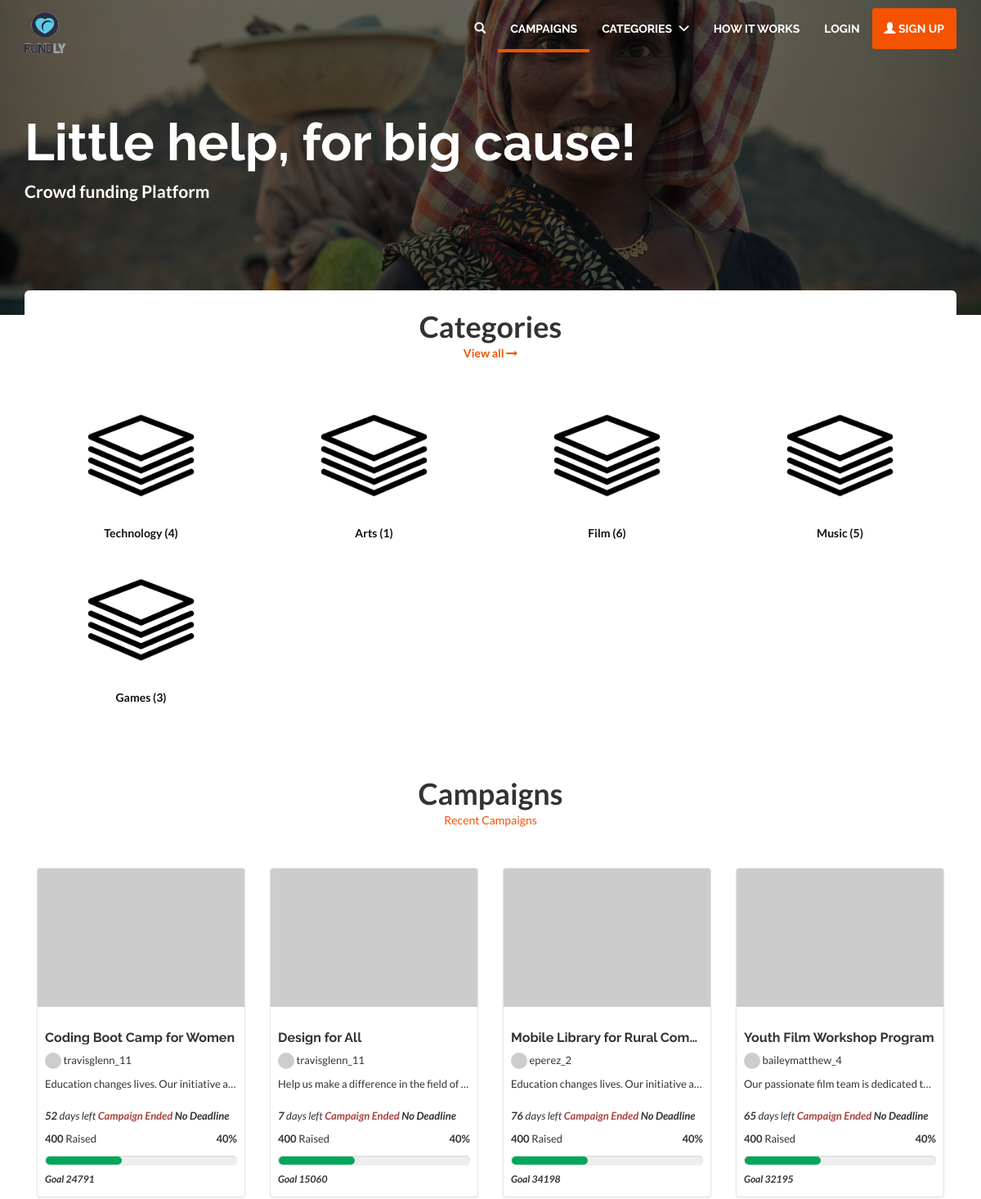
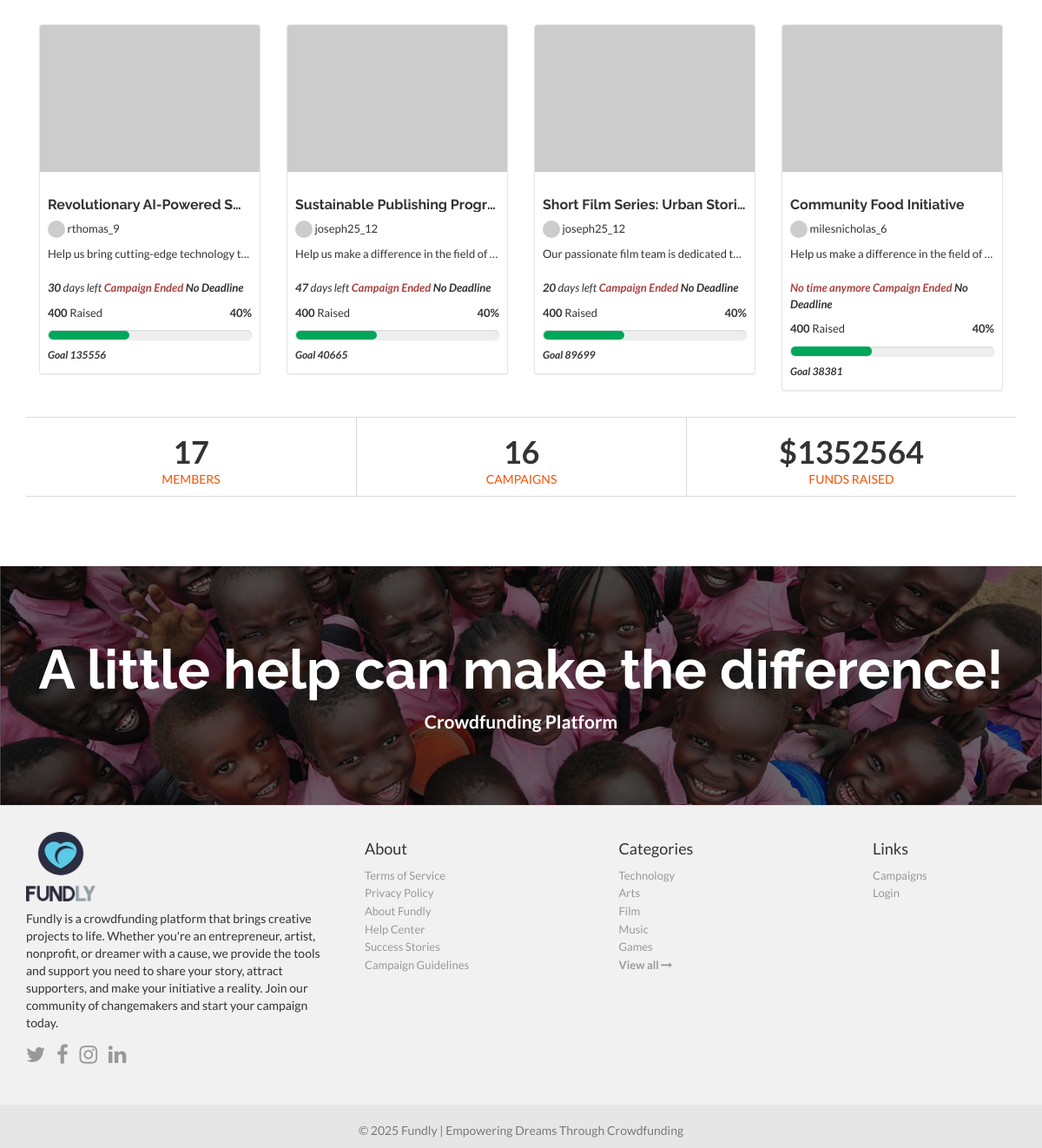
The page / on the database its author committed (2 pictures, top to bottom).
### core/models.py (models this page shows, shortened)
class Category(models.Model):
    name = models.CharField(max_length=50, unique=True)
    slug = models.CharField(max_length=100, unique=True)
    image = models.ImageField(upload_to='categories', default="default.png")
    @property
    def category_image(self):
        if os.path.exists(self.image.url):
            return self.image.url
        return "/media/categories/default.png"

### campaign/models.py (models this page shows, shortened)
class Campaign(models.Model):
    id = models.UUIDField(primary_key=True, default=uuid.uuid4, editable=False)
    title = models.CharField(max_length=255)
    description = models.TextField()
    user = models.ForeignKey(User, on_delete=models.DO_NOTHING)
    category = models.ForeignKey(Category, on_delete=models.CASCADE)
    date = models.DateTimeField(default=now, blank=True)
    status = models.CharField(max_length=20, default="pending")
    image = models.ImageField(upload_to="campaigns")
    goal = models.IntegerField()
    location = models.CharField(max_length=150)
    deadline = models.DateField()
    def image_url(self):
        return self.image.url if self.image else "https://placehold.co/600x400?text=No+Image"
    def days_remaining(self):
        delta = self.deadline - datetime.now().date()
        return delta.days

### accounts/models.py (models this page shows, shortened)
class User(AbstractUser):
    username = models.CharField(
        "username",
        max_length=50,
        unique=True,
        help_text="Required. 50 characters or fewer. Letters, digits and @/./+/-/_ only.",
        error_messages={
            "unique": "A user with this username already exists.",
        },
    )
    email = models.EmailField(
        unique=True,
        blank=False,
        error_messages={
            "unique": "A user with this email already exists.",
        },
    )
    status = models.CharField(max_length=20, default="active")
    avatar = models.ImageField(upload_to="avatars/", null=True, blank=True)
    country = models.ForeignKey(Country, on_delete=models.SET_NULL, null=True)
    USERNAME_FIELD = "email"
    REQUIRED_FIELDS = ["username"]

### core/views.py (the view)
# urls.py: path('', HomeView.as_view(), name="home"),
class HomeView(ListView):
    model = Campaign
    template_name = "home.html"
    context_object_name = "campaigns"
    def get_queryset(self):
        return Campaign.objects.filter(
            status="active"
        ).prefetch_related(
            "user"
        ).order_by(
            '-date'
        )[:8]
    def get_context_data(self, **kwargs):
        context = super().get_context_data(**kwargs)
        context["total_campaigns"] = Campaign.objects.filter(status="pending").count()
        context["fund_raised"] = Donation.objects.filter(approved=True).aggregate(Sum("donation"))
        context["members"] = User.objects.count()
        return context

### templates/home.html (shortened to what this page needs)
{% extends 'base.html' %}
{% load static %}
{% block content %}
    <div class="jumbotron index-header jumbotron_set jumbotron-cover session-active-cover">
        <div class="container wrap-jumbotron position-relative">
            <h1 class="title-site txt-left" id="titleSite">Little help, for big cause!</h1>
            <p class="subtitle-site txt-left"><strong>Crowd funding Platform</strong></p>
        </div>
    </div>
    <div class="container margin-bottom-40">
        <div class="col-md-12 btn-block margin-bottom-40 head-home">
            <h1 class="btn-block text-center class-montserrat margin-bottom-zero none-overflow">Categories</h1>
            <h5 class="btn-block text-center class-montserrat subtitle-color">
                <a href="{% url 'core:categories' %}">
                    <strong>View all <i class="fa fa-long-arrow-right"></i></strong>
                </a>
            </h5>
        </div>
        {% for category in categories %}
            <div class="col-lg-3 col-md-6 col-sm-6 col-xs-12 row-margin-20">
                <a href="{% url 'core:campaigns-by-category' category.id %}">
                    <img class="img-responsive btn-block custom-rounded" src="{{ category.category_image }}" alt="Animals">
                </a>
                <h1 class="title-services">
                    <a href="{% url 'core:campaigns-by-category' category.id %}">
                        {{ category.name }} ({{ category.campaign_set.count }})
                    </a>
                </h1>
            </div>
        {% endfor %}
    </div>
    {% if campaigns.count > 0 %}
        <div class="container margin-bottom-40">
            <div class="col-md-12 btn-block margin-bottom-40">
                <h1 class="btn-block text-center class-montserrat margin-bottom-zero none-overflow">Campaigns</h1>
                <h5 class="btn-block text-center class-montserrat subtitle-color">Recent Campaigns</h5>
            </div>
            <div class="margin-bottom-30">
                {% for campaign in campaigns %}
                    {% include "includes/campaign.html" with campaign=campaign %}
                {% endfor %}
            </div>
            <div class="row margin-bottom-40">
                <div class="container">
                    <div class="col-md-4 border-stats">
                        <h1 class="btn-block text-center class-montserrat margin-bottom-zero none-overflow"><span
                                class=".numbers-with-commas counter">{{ members }}</span>
                        </h1>
                        <h5 class="btn-block text-center class-montserrat subtitle-color text-uppercase">Members</h5>
                    </div>
                    <div class="col-md-4 border-stats">
                        <h1 class="btn-block text-center class-montserrat margin-bottom-zero none-overflow">
                            <span class=".numbers-with-commas counter">{{ total_campaigns }}</span>
                        </h1>
                        <h5 class="btn-block text-center class-montserrat subtitle-color text-uppercase">CAMPAIGNS</h5>
                    </div>
                    <div class="col-md-4 border-stats">
                        <h1 class="btn-block text-center class-montserrat margin-bottom-zero none-overflow">
                            ${{ fund_raised.donation__sum }}</h1>
                        <h5 class="btn-block text-center class-montserrat subtitle-color text-uppercase">
                            FUNDS RAISED</h5>
                    </div>
                </div>
            </div>
        </div>
    {% endif %}
    <div class="jumbotron jumbotron-bottom margin-bottom-zero jumbotron-cover">
        <div class="container wrap-jumbotron position-relative">
            <h1 class="title-site">A little help can make the difference!</h1>
            <p class="subtitle-site txt-center"><strong>Crowdfunding Platform</strong></p>
        </div>
    </div>
{% endblock %}

### templates/includes/campaign.html (shortened to what this page needs)
<div class="col-xs-12 col-sm-6 col-md-3 col-thumb">
    <div class="thumbnail padding-top-zero">
        <a class="position-relative btn-block img-grid" href="#">
            <img title="{{ campaign.title }}" src="{{ campaign.image_url }}" class="image-url img-responsive btn-block radius-image"/>
        </a>
        <div class="caption">
            <h1 class="title-campaigns font-default">
                <a title="{{ campaign.title }}" class="item-link" href="{% url 'campaign:campaign-detail' campaign.id %}">
                    {{ campaign.title }}
                </a>
            </h1>
            <p class="desc-campaigns">
                {% if campaign.user %}
                    <img src="{{ campaign.image_url }}" width="20" height="20" class="img-circle avatar-campaign"/> {{ campaign.user.username }}
                {% else %}
                    <img src="" width="20" height="20" class="img-circle avatar-campaign"/> User not available
                {% endif %}
            </p>
            <p class="desc-campaigns text-overflow">
                {{ campaign.description.strip|safe }}
            </p>
            <p class="desc-campaigns">
              <span class="stats-campaigns margin-bottom-zero">
                <em>
                  {% if campaign.deadline %}
                      {% if campaign.days_remaining > 0 %}
                          <strong>{{ campaign.days_remaining }}</strong> days left
                      {% elif campaign.days_remaining == 0 %}
                          <strong>Last Day</strong>
                      {% else %}
                          <strong class="text-danger">No time anymore</strong>
                      {% endif %}
                  {% endif %}
                    <strong class="text-danger">Campaign Ended</strong>
                    <strong>No Deadline</strong>
                </em>
              </span>
                <span class="stats-campaigns">
                    <span class="pull-left">
                        <strong>400</strong>
                        Raised
                    </span>
                    <span class="pull-right">
                        <strong>40%</strong>
                    </span>
                </span>
                <span class="progress">
                    <span class="percentage" style="width: 40%" aria-valuemin="0" aria-valuemax="100" role="progressbar"></span>
                </span>
            </p>
            <h6 class="margin-bottom-zero">
                <em><strong>Goal {{ campaign.goal }}</strong></em>
            </h6>
        </div>
    </div>
</div>

### templates/includes/footer.html
{% load static %}
<footer class="footer-main">
    <div class="container">
        <div class="row">
            <div class="col-md-4">
                <a href="{% url 'core:home' %}">
                    <img src="{% static 'img/logo.png' %}" style="height: 80px; width: 80px"/>
                </a>
                <p class="margin-tp-xs">Fundly is a crowdfunding platform that brings creative projects to life.
                    Whether you're an entrepreneur, artist, nonprofit, or dreamer with a cause, we provide the tools
                    and support you need to share your story, attract supporters, and make your initiative a reality.
                    Join our community of changemakers and start your campaign today.</p>
                <ul class="list-inline">
                    <li><a href="https://www.twitter.com/fundly" class="ico-social"><i class="fa fa-twitter"></i></a></li>
                    <li><a href="https://www.facebook.com/fundly" class="ico-social"><i class="fa fa-facebook"></i></a></li>
                    <li><a href="https://www.instagram.com/fundly" class="ico-social"><i class="fa fa-instagram"></i></a></li>
                    <li><a href="https://www.linkedin.com/company/fundly" class="ico-social"><i class="fa fa-linkedin"></i></a></li>
                </ul>
            </div>
            <div class="col-md-3 margin-tp-xs">
                <h4 class="margin-top-zero">About</h4>
                <ul class="list-unstyled">
                    <li><a class="link-footer" href="#">Terms of Service</a></li>
                    <li><a class="link-footer" href="#">Privacy Policy</a></li>
                    <li><a class="link-footer" href="#">About Fundly</a></li>
                    <li><a class="link-footer" href="#">Help Center</a></li>
                    <li><a class="link-footer" href="#">Success Stories</a></li>
                    <li><a class="link-footer" href="#">Campaign Guidelines</a></li>
                </ul>
            </div>
            <div class="col-md-3 margin-tp-xs">
                <h4 class="margin-top-zero">Categories</h4>
                <ul class="list-unstyled">
                    {% for category in categories %}
                        <li><a class="link-footer" href="{% url 'core:campaigns-by-category' category.id %}">{{ category.name }}</a></li>
                    {% endfor %}
                    <li><a class="link-footer" href="{% url 'core:categories' %}">
                        <strong>View all <i class="fa fa-long-arrow-right"></i></strong>
                    </a></li>
                </ul>
            </div>
            <div class="col-md-2 margin-tp-xs">
                <h4 class="margin-top-zero">Links</h4>
                <ul class="list-unstyled">
                    <li>
                        <a class="link-footer" href="#">Campaigns</a>
                    </li>
                    <li>
                        <a class="link-footer" href="{% url 'accounts:login' %}">Login</a>
                    </li>
                </ul>
            </div>
        </div>
    </div>
</footer>
<footer class="subfooter">
    <div class="container">
        <div class="row">
            <div class="col-md-12 text-center padding-top-20">
                <p>&copy; {% now "Y" %} Fundly | Empowering Dreams Through Crowdfunding</p>
            </div>
        </div>
    </div>
</footer>

### rows shown on the page
Category: category_image (placeholder picture), name "Technology", campaign_set.count "4"
Category: category_image (placeholder picture), name "Arts", campaign_set.count "1"
Category: category_image (placeholder picture), name "Film", campaign_set.count "6"
Category: category_image (placeholder picture), name "Music", campaign_set.count "5"
Category: category_image (placeholder picture), name "Games", campaign_set.count "3"
Campaign: title "Coding Boot Camp for Women", user.username "travisglenn_11", description.strip "Education changes lives. Our initiative a…", days_remaining "52", goal "24791"
Campaign: title "Design for All", user.username "travisglenn_11", description.strip "Help us make a difference in the field of…", days_remaining "7", goal "15060"
Campaign: title "Mobile Library for Rural Com…", user.username "eperez_2", description.strip "Education changes lives. Our initiative a…", days_remaining "76", goal "34198"
Campaign: title "Youth Film Workshop Program", user.username "baileymatthew_4", description.strip "Our passionate film team is dedicated t…", days_remaining "65", goal "32195"
Campaign: title "Revolutionary AI-Powered S…", user.username "rthomas_9", description.strip "Help us bring cutting-edge technology t…", days_remaining "30", goal "135556"
Campaign: title "Sustainable Publishing Progr…", user.username "joseph25_12", description.strip "Help us make a difference in the field of…", days_remaining "47", goal "40665"
Campaign: title "Short Film Series: Urban Stori…", user.username "joseph25_12", description.strip "Our passionate film team is dedicated t…", days_remaining "20", goal "89699"
Campaign: title "Community Food Initiative", user.username "milesnicholas_6", description.strip "Help us make a difference in the field of…", deadline "No time anymore", goal "38381"

### other values the page prints
{{ members }} "17"
{{ total_campaigns }} "16"
{{ fund_raised.donation__sum }} "1352564"
